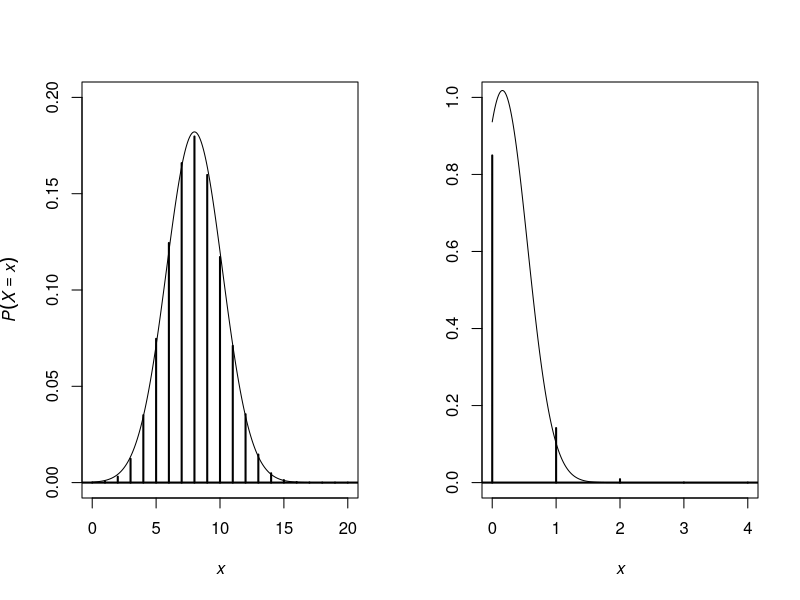

Source code (R):
par(mfrow = c(1, 2)) ; n <- c(20, 4) ; PI <- c(0.4, 0.04)
ylimits <- rbind(c(0, 0.2), c(0, 1.0))
ylabel <- c(expression(italic(P(X == x))), '')
for(i in 1 : 2){
  xy <- list(cbind(0 : n[i], dbinom(0 : n[i], n[i], PI[i])),
    seq(0, n[i], length = 1001))
  plot(xy[[1]], type = 'h', lwd = 2, ylim = ylimits[i, ],
    xlab = expression(italic(x)), ylab = ylabel[i])
  lines(xy[[2]], dnorm(xy[[2]], n[i] * PI[i],
    sqrt(n[i] * PI[i] * (1 - PI[i]))))
  abline(h = 0, lwd = 2)
}